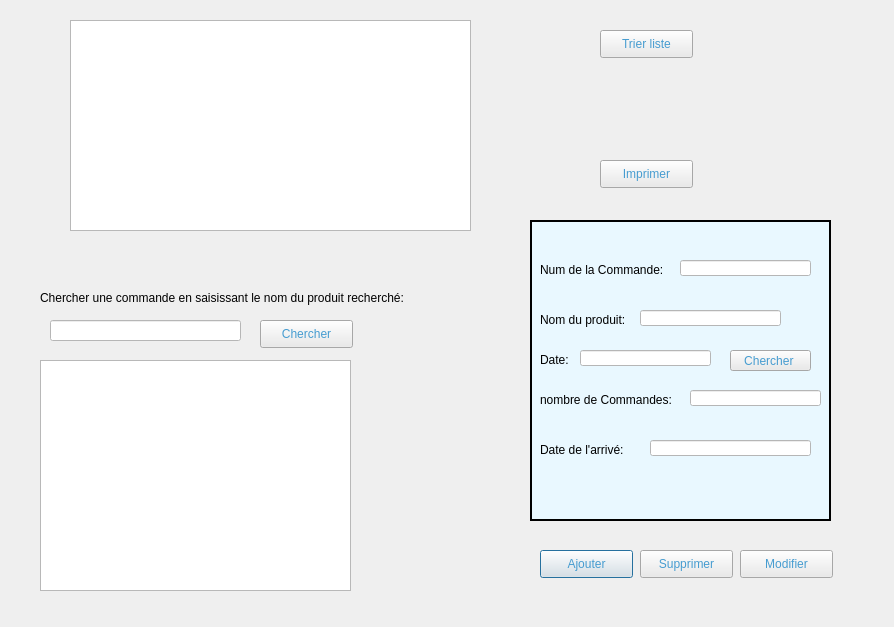
<?xml version="1.0" encoding="UTF-8"?>
<ui version="4.0">
 <class>commande</class>
 <widget class="QDialog" name="commande">
  <property name="geometry">
   <rect>
    <x>0</x>
    <y>0</y>
    <width>894</width>
    <height>627</height>
   </rect>
  </property>
  <property name="windowTitle">
   <string>Commande</string>
  </property>
  <widget class="QPushButton" name="pushButton_ajout_C">
   <property name="geometry">
    <rect>
     <x>540</x>
     <y>550</y>
     <width>93</width>
     <height>28</height>
    </rect>
   </property>
   <property name="styleSheet">
    <string notr="true">border-color: rgb(0, 123, 180);
font: 10pt &quot;MS Shell Dlg 2&quot;;
background-color: rgb(234, 234, 234);
color: qlineargradient(spread:reflect, x1:0, y1:0, x2:1, y2:0, stop:0.512712 rgba(70, 156, 208, 255));</string>
   </property>
   <property name="text">
    <string>Ajouter</string>
   </property>
  </widget>
  <widget class="QPushButton" name="pushButton_tri_2">
   <property name="geometry">
    <rect>
     <x>600</x>
     <y>30</y>
     <width>93</width>
     <height>28</height>
    </rect>
   </property>
   <property name="styleSheet">
    <string notr="true">border-color: rgb(0, 123, 180);
font: 10pt &quot;MS Shell Dlg 2&quot;;
background-color: rgb(234, 234, 234);
color: qlineargradient(spread:reflect, x1:0, y1:0, x2:1, y2:0, stop:0.512712 rgba(70, 156, 208, 255));</string>
   </property>
   <property name="text">
    <string>Trier liste</string>
   </property>
  </widget>
  <widget class="QPushButton" name="pushButton_supprimer_C">
   <property name="geometry">
    <rect>
     <x>640</x>
     <y>550</y>
     <width>93</width>
     <height>28</height>
    </rect>
   </property>
   <property name="styleSheet">
    <string notr="true">border-color: rgb(0, 123, 180);
font: 10pt &quot;MS Shell Dlg 2&quot;;
background-color: rgb(234, 234, 234);
color: qlineargradient(spread:reflect, x1:0, y1:0, x2:1, y2:0, stop:0.512712 rgba(70, 156, 208, 255));</string>
   </property>
   <property name="text">
    <string>Supprimer</string>
   </property>
  </widget>
  <widget class="QPushButton" name="pushButton_rechercher_C">
   <property name="geometry">
    <rect>
     <x>260</x>
     <y>320</y>
     <width>93</width>
     <height>28</height>
    </rect>
   </property>
   <property name="styleSheet">
    <string notr="true">border-color: rgb(0, 123, 180);
font: 10pt &quot;MS Shell Dlg 2&quot;;
background-color: rgb(234, 234, 234);
color: qlineargradient(spread:reflect, x1:0, y1:0, x2:1, y2:0, stop:0.512712 rgba(70, 156, 208, 255));</string>
   </property>
   <property name="text">
    <string>Chercher</string>
   </property>
  </widget>
  <widget class="QLabel" name="label_10">
   <property name="geometry">
    <rect>
     <x>0</x>
     <y>0</y>
     <width>891</width>
     <height>631</height>
    </rect>
   </property>
   <property name="text">
    <string/>
   </property>
  </widget>
  <widget class="QFrame" name="frame">
   <property name="geometry">
    <rect>
     <x>530</x>
     <y>220</y>
     <width>301</width>
     <height>301</height>
    </rect>
   </property>
   <property name="styleSheet">
    <string notr="true">background-color:rgb(233,248,255);</string>
   </property>
   <property name="frameShape">
    <enum>QFrame::Box</enum>
   </property>
   <property name="frameShadow">
    <enum>QFrame::Plain</enum>
   </property>
   <property name="lineWidth">
    <number>2</number>
   </property>
   <property name="midLineWidth">
    <number>0</number>
   </property>
   <widget class="QLabel" name="label_11">
    <property name="geometry">
     <rect>
      <x>10</x>
      <y>40</y>
      <width>131</width>
      <height>20</height>
     </rect>
    </property>
    <property name="styleSheet">
     <string notr="true"/>
    </property>
    <property name="text">
     <string>Num de la Commande:</string>
    </property>
   </widget>
   <widget class="QLabel" name="label_12">
    <property name="geometry">
     <rect>
      <x>10</x>
      <y>90</y>
      <width>91</width>
      <height>20</height>
     </rect>
    </property>
    <property name="styleSheet">
     <string notr="true"/>
    </property>
    <property name="text">
     <string>Nom du produit:</string>
    </property>
   </widget>
   <widget class="QLabel" name="label_22">
    <property name="geometry">
     <rect>
      <x>10</x>
      <y>220</y>
      <width>91</width>
      <height>20</height>
     </rect>
    </property>
    <property name="styleSheet">
     <string notr="true"/>
    </property>
    <property name="text">
     <string>Date de l'arrivé:</string>
    </property>
   </widget>
   <widget class="QLabel" name="label_14">
    <property name="geometry">
     <rect>
      <x>10</x>
      <y>170</y>
      <width>141</width>
      <height>20</height>
     </rect>
    </property>
    <property name="styleSheet">
     <string notr="true"/>
    </property>
    <property name="text">
     <string>nombre de Commandes:</string>
    </property>
   </widget>
   <widget class="QLabel" name="label_13">
    <property name="geometry">
     <rect>
      <x>10</x>
      <y>130</y>
      <width>41</width>
      <height>20</height>
     </rect>
    </property>
    <property name="styleSheet">
     <string notr="true"/>
    </property>
    <property name="text">
     <string>Date:</string>
    </property>
   </widget>
   <widget class="QLineEdit" name="lineEdit_numC">
    <property name="geometry">
     <rect>
      <x>150</x>
      <y>40</y>
      <width>131</width>
      <height>16</height>
     </rect>
    </property>
    <property name="styleSheet">
     <string notr="true">background-color: rgb(255, 255, 255);
font: 10pt &quot;MS Shell Dlg 2&quot;;
color: rgb(0, 0, 0);
text-decoration:none;</string>
    </property>
    <property name="clearButtonEnabled">
     <bool>true</bool>
    </property>
   </widget>
   <widget class="QLineEdit" name="lineEdit_nomP_4">
    <property name="geometry">
     <rect>
      <x>110</x>
      <y>90</y>
      <width>141</width>
      <height>16</height>
     </rect>
    </property>
    <property name="styleSheet">
     <string notr="true">background-color: rgb(255, 255, 255);
font: 10pt &quot;MS Shell Dlg 2&quot;;
color: rgb(0, 0, 0);
text-decoration:none;</string>
    </property>
    <property name="clearButtonEnabled">
     <bool>true</bool>
    </property>
   </widget>
   <widget class="QLineEdit" name="lineEdit_date">
    <property name="geometry">
     <rect>
      <x>50</x>
      <y>130</y>
      <width>131</width>
      <height>16</height>
     </rect>
    </property>
    <property name="styleSheet">
     <string notr="true">background-color: rgb(255, 255, 255);
font: 10pt &quot;MS Shell Dlg 2&quot;;
color: rgb(0, 0, 0);
text-decoration:none;</string>
    </property>
    <property name="clearButtonEnabled">
     <bool>true</bool>
    </property>
   </widget>
   <widget class="QLineEdit" name="lineEdit_nbrC">
    <property name="geometry">
     <rect>
      <x>160</x>
      <y>170</y>
      <width>131</width>
      <height>16</height>
     </rect>
    </property>
    <property name="styleSheet">
     <string notr="true">background-color: rgb(255, 255, 255);
font: 10pt &quot;MS Shell Dlg 2&quot;;
color: rgb(0, 0, 0);
text-decoration:none;</string>
    </property>
    <property name="clearButtonEnabled">
     <bool>true</bool>
    </property>
   </widget>
   <widget class="QLineEdit" name="lineEdit_date_delait">
    <property name="geometry">
     <rect>
      <x>120</x>
      <y>220</y>
      <width>161</width>
      <height>16</height>
     </rect>
    </property>
    <property name="styleSheet">
     <string notr="true">background-color: rgb(255, 255, 255);
font: 10pt &quot;MS Shell Dlg 2&quot;;
color: rgb(0, 0, 0);
text-decoration:none;</string>
    </property>
    <property name="clearButtonEnabled">
     <bool>true</bool>
    </property>
   </widget>
   <widget class="QPushButton" name="pushButton_chercherD">
    <property name="geometry">
     <rect>
      <x>200</x>
      <y>130</y>
      <width>81</width>
      <height>21</height>
     </rect>
    </property>
    <property name="styleSheet">
     <string notr="true">border-color: rgb(0, 123, 180);
font: 10pt &quot;MS Shell Dlg 2&quot;;
background-color: rgb(234, 234, 234);
color: qlineargradient(spread:reflect, x1:0, y1:0, x2:1, y2:0, stop:0.512712 rgba(70, 156, 208, 255));</string>
    </property>
    <property name="text">
     <string>Chercher </string>
    </property>
   </widget>
  </widget>
  <widget class="QTableView" name="tableCommande_2">
   <property name="geometry">
    <rect>
     <x>40</x>
     <y>360</y>
     <width>311</width>
     <height>231</height>
    </rect>
   </property>
  </widget>
  <widget class="QLabel" name="label_21">
   <property name="geometry">
    <rect>
     <x>40</x>
     <y>290</y>
     <width>391</width>
     <height>16</height>
    </rect>
   </property>
   <property name="styleSheet">
    <string notr="true"/>
   </property>
   <property name="text">
    <string>Chercher une commande en saisissant le nom du produit recherché:</string>
   </property>
  </widget>
  <widget class="QTableView" name="tableCommande">
   <property name="geometry">
    <rect>
     <x>70</x>
     <y>20</y>
     <width>401</width>
     <height>211</height>
    </rect>
   </property>
   <property name="styleSheet">
    <string notr="true">color: rgb(0, 0, 0);
font: 10pt &quot;MS Shell Dlg 2&quot;;</string>
   </property>
  </widget>
  <widget class="QPushButton" name="pushButton_Modifier_C">
   <property name="geometry">
    <rect>
     <x>740</x>
     <y>550</y>
     <width>93</width>
     <height>28</height>
    </rect>
   </property>
   <property name="styleSheet">
    <string notr="true">border-color: rgb(0, 123, 180);
font: 10pt &quot;MS Shell Dlg 2&quot;;
background-color: rgb(234, 234, 234);
color: qlineargradient(spread:reflect, x1:0, y1:0, x2:1, y2:0, stop:0.512712 rgba(70, 156, 208, 255));</string>
   </property>
   <property name="text">
    <string>Modifier</string>
   </property>
  </widget>
  <widget class="QLineEdit" name="lineEdit_nomP_6">
   <property name="geometry">
    <rect>
     <x>50</x>
     <y>320</y>
     <width>191</width>
     <height>21</height>
    </rect>
   </property>
   <property name="styleSheet">
    <string notr="true">background-color: rgb(255, 255, 255);
font: 10pt &quot;MS Shell Dlg 2&quot;;
color: rgb(0, 0, 0);
text-decoration:none;</string>
   </property>
   <property name="clearButtonEnabled">
    <bool>true</bool>
   </property>
  </widget>
  <widget class="QPushButton" name="pushButton_imprimer_2">
   <property name="geometry">
    <rect>
     <x>600</x>
     <y>160</y>
     <width>93</width>
     <height>28</height>
    </rect>
   </property>
   <property name="styleSheet">
    <string notr="true">border-color: rgb(0, 123, 180);
font: 10pt &quot;MS Shell Dlg 2&quot;;
background-color: rgb(234, 234, 234);
color: qlineargradient(spread:reflect, x1:0, y1:0, x2:1, y2:0, stop:0.512712 rgba(70, 156, 208, 255));</string>
   </property>
   <property name="text">
    <string>Imprimer</string>
   </property>
  </widget>
 </widget>
 <resources/>
 <connections/>
</ui>
